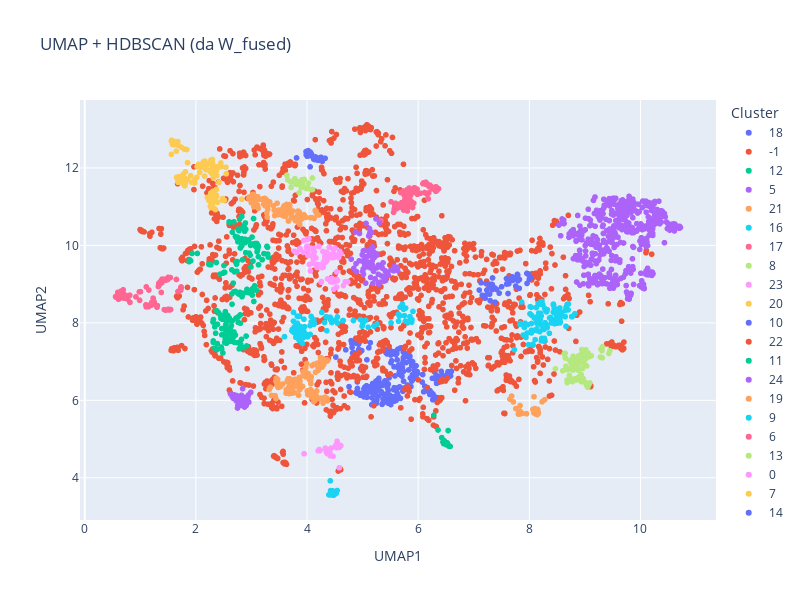

Notebook source saved alongside this figure:
### Code cell
embedding, labels = umap_hdbscan_from_affinity(
    W_fused,
    gene_labels=bp_final['id'],   
    interactive=True              
)
